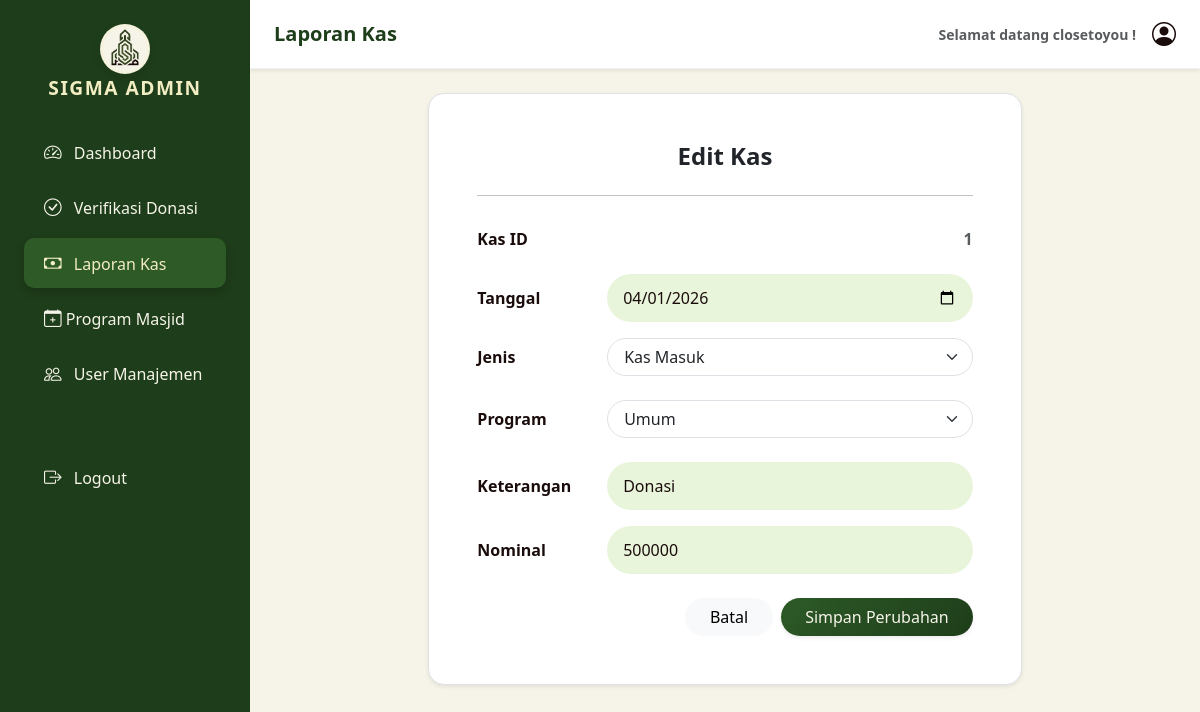
The app's page /kas.php?aksi=editKas&id=1 (signed in) with its own data.
### tables this page shows
CREATE TABLE `user` (
  `userID` int(11) NOT NULL,
  `username` varchar(100) NOT NULL,
  `password` varchar(100) NOT NULL,
  `email` varchar(225) NOT NULL,
  `role` enum('administrator','bendahara') NOT NULL,
  `status` enum('nonaktif','aktif') NOT NULL DEFAULT 'nonaktif'
);

CREATE TABLE `kas` (
  `kasID` int(11) NOT NULL,
  `programID` int(11) NOT NULL,
  `donasiID` int(11) DEFAULT NULL,
  `tanggal` date NOT NULL,
  `jenis` enum('Kas Masuk','Kas Keluar') NOT NULL,
  `nominal` bigint(20) NOT NULL,
  `keterangan` varchar(100) DEFAULT NULL
);

CREATE TABLE `program` (
  `programID` int(11) NOT NULL,
  `nama` varchar(100) NOT NULL,
  `gambar` varchar(225) DEFAULT NULL,
  `target` bigint(20) NOT NULL,
  `status` enum('aktif','nonaktif') NOT NULL DEFAULT 'nonaktif'
);

### kas.php (the view, shortened to what this page needs)
<?php
include "koneksi.php";
$queryUser = mysqli_query($connect, "SELECT username from user where userID = '{$_SESSION['userID']}'");
$user = mysqli_fetch_assoc($queryUser);
$username = $user['username'];
$queryProgram = mysqli_query($connect, "SELECT * from program where status = 'aktif'");
?>
<!DOCTYPE html>
<html lang="en">
<head>
    <link href="https://cdn.jsdelivr.net/npm/bootstrap@5.3.8/dist/css/bootstrap.min.css" rel="stylesheet"
>
    <link rel="stylesheet" href="https://cdn.jsdelivr.net/npm/bootstrap-icons@1.11.3/font/bootstrap-icons.min.css">
    <link rel="stylesheet" href="style.css">
</head>
<body>
    <div class="dash-body d-flex" id="wrapper">
        <div class="sidebar" style="background-color: var(--hijau-tua); min-width: 250px; min-height: 100vh;">
            <div class="sidebar-heading text-center py-4 text-white">
                <div class="logo">
                    <img src="asset/SIGMA.png" height="40" class="mb-2"><br>
                </div>
                <b style="color: var(--cream);">SIGMA ADMIN</b>
            </div>
            <div class="list-group list-group-flush px-3">
                <nav class="list-group list-group-flush px-2">
                    <a href="dashboard.php" class="list-group-item list-group-item-action"><i
                            class="bi bi-speedometer2 me-2"></i>
                        Dashboard</a>
                    <a href="verifikasi.php" class="list-group-item list-group-item-action"><i
                            class="bi bi-check-circle me-2"></i>
                        Verifikasi Donasi</a>
                    <a href="kas.php" class="list-group-item list-group-item-action active-menu"><i
                            class="bi bi-cash me-2"></i>
                        Laporan Kas</a>
                    <a href="program.php" class="list-group-item list-group-item-action"><i
                            class="bi bi-calendar-plus"></i>
                        Program Masjid</a>
                    <a href="user.php" class="list-group-item list-group-item-action"><i class="bi bi-people me-2"></i>
                        User
                        Manajemen</a>
                    <a href="logout.php" class="list-group-item list-group-item-action mt-5 text-danger"><i
                            class="bi bi-box-arrow-right me-2"></i> Logout</a>
                </nav>
            </div>
        </div>
        <div id="page-content-wrapper" class="w-100" style="background-color: var(--putih);">
            <nav class="navbar navbar-expand-lg navbar-light bg-white py-3 px-4 shadow-sm">
                <h5 class="fw-bold m-0">Laporan Kas</h5>
                <div class="ms-auto d-flex align-items-center">
                    <span class="me-3 small text-muted">Selamat datang <?= $username ?> !</span>
                    <i class="bi bi-person-circle fs-4"></i>
                </div>
            </nav>
            <?php if (isset($_GET['aksi']) && $_GET['aksi'] == 'editKas'):
                $id = $_GET['id'];
                $query = mysqli_query($connect, "SELECT * from kas where kasID = '$id' ");
                $data = mysqli_fetch_array($query); ?>
                <div class="container p-4">
                    <div class="row justify-content-center">
                        <div class="col-md-8">
                            <div class="bg-white p-5 rounded-4 shadow-sm border">
                                <div class="mb-4 text-center">
                                    <h4 class="fw-bold text-dark">Edit Kas</h4>
                                </div>
                                <hr class="mb-4 opacity-10">
                                <form action="kas.php?aksi=simpanEdit&id=<?= $data['kasID'] ?>" method="POST">
                                    <div class="mb-3 row align-items-center">
                                        <label for="kasID" class="col-sm-3 col-form-label fw-semibold">Kas ID</label>
                                        <div class="col-sm-9 text-end">
                                            <input type="text" readonly class="form-control-plaintext text-muted fw-bold"
                                                id="kasID" value="<?= $data['kasID'] ?>" style="text-align: right;">
                                        </div>
                                    </div>
                                    <div class="mb-3 row align-items-center">
                                        <label for="inputTanggal"
                                            class="col-sm-3 col-form-label fw-semibold">Tanggal</label>
                                        <div class="col-sm-9">
                                            <input type="date" class="form-control rounded-pill px-3" name="tanggal"
                                                id="inputTanggal" value="<?= $data['tanggal'] ?>">
                                        </div>
                                    </div>
                                    <div class="mb-4 row align-items-center">
                                        <label for="validationJenis"
                                            class="col-sm-3 col-form-label fw-semibold">Jenis</label>
                                        <div class="col-sm-9">
                                            <select class="form-select rounded-pill px-3" name="jenis" id="validationJenis"
                                                required>
                                                <option value="Kas Masuk" <?= ($data['jenis'] == 'Kas Masuk') ? 'selected' : ''; ?>>Kas Masuk</option>
                                            </select>
                                        </div>
                                    </div>
                                    <div class="mb-4 row align-items-center">
                                        <label for="validationProgram"
                                            class="col-sm-3 col-form-label fw-semibold">Program</label>
                                        <div class="col-sm-9">
                                            <select class="form-select rounded-pill px-3" name="program"
                                                id="validationProgram" required>
                                                <?php while ($program = mysqli_fetch_assoc($queryProgram)): ?>
                                                    <option value="<?= $program['programID'] ?>"
                                                        <?= ($program['programID'] == $data['programID']) ? 'selected' : ''; ?>>
                                                        <?= $program['nama'] ?>
                                                    </option>
                                                <?php endwhile; ?>
                                            </select>
                                        </div>
                                    </div>
                                    <div class="mb-3 row align-items-center">
                                        <label for="inputKet" class="col-sm-3 col-form-label fw-semibold">Keterangan</label>
                                        <div class="col-sm-9">
                                            <input type="text" class="form-control rounded-pill px-3" name="keterangan"
                                                id="inputKet" value="<?= $data['keterangan'] ?>">
                                        </div>
                                    </div>
                                    <div class="mb-3 row align-items-center">
                                        <label for="inputNominal"
                                            class="col-sm-3 col-form-label fw-semibold">Nominal</label>
                                        <div class="col-sm-9">
                                            <div class="input-group">
                                                <input type="number" class="form-control rounded-pill px-3" name="nominal"
                                                    id="inputNominal" value="<?= $data['nominal'] ?>">
                                            </div>
                                        </div>
                                    </div>
                                    <div class="d-flex justify-content-end gap-2 mt-4">
                                        <a href="kas.php"><button type="button"
                                                class="btn btn-light rounded-pill px-4">Batal</button></a>
                                        <button type="submit" class="btn btn-success rounded-pill px-4 shadow-sm">Simpan
                                            Perubahan</button>
                                    </div>
                                </form>
                            </div>
                        </div>
                    </div>
                </div>
            <?php endif; ?>
        </div>
    </div>
</body>
</html>

### style.css (style rules this page uses)
:root { --coklat: #1B0C0C; --hijau-muda: #2d5a27; --hijau-tua: #1e3d1a; --cream: #F2EDC2; --sage: #E9F5DB; --putih: #F6F4E8; --h1-size: 32px; --h2-size: 24px; --h3-size: 18px; --h4-size: 16px; --h5-size: 14px; }
body { margin: 0; padding: 0; }
.navbar { background-color: var(--sage); }
span { font-family: 'Segoe UI', sans-serif; color: var(--hijau-tua); font-size: var(--h2-size); font-weight: 900; }
.btn-success { background: linear-gradient(135deg, var(--hijau-muda), var(--hijau-tua)); color: var(--putih); text-align: center; }
.form-control { background-color: var(--sage) !important; border: none; border-radius: 12px; padding: 12px 15px; color: var(--coklat); }
.dash-body { background-color: var(--putih); color: var(--coklat); overflow-x: hidden; }
.sidebar { background-color: var(--hijau-tua) !important; box-shadow: 4px 0 10px rgba(0, 0, 0, 0.1); transition: all 0.3s; }
.sidebar-heading b { letter-spacing: 1.5px; font-size: 1.2rem; }
.list-group-item { border: none !important; padding: 12px 20px !important; margin-bottom: 5px; border-radius: 10px !important; background-color: transparent !important; color: var(--putih) !important; font-weight: 500; transition: 0.3s; }
.list-group-item i { font-size: 1.1rem; }
.active-menu { background-color: var(--hijau-muda) !important; color: var(--cream) !important; box-shadow: 0 4px 8px rgba(0, 0, 0, 0.2); }
.btn-success { background-color: var(--hijau-muda) !important; border: none; transition: 0.3s; }
.navbar { border-bottom: 1px solid rgba(0, 0, 0, 0.05); }
.navbar h5 { color: var(--hijau-tua); }
.logo { background-color: var(--putih); margin-left: auto; margin-right: auto; width: 50px; height: 50px; border-radius: 50%; border: 3px solid rgba(242, 237, 194, 0.3); box-shadow: 0 4px 10px rgba(0, 0, 0, 0.1); }

### records on screen
user: username "closetoyou"
kas: kasID "1", tanggal "04/01/2026", jenis "Kas Masuk", program "Umum", keterangan "Donasi", nominal "500000"
